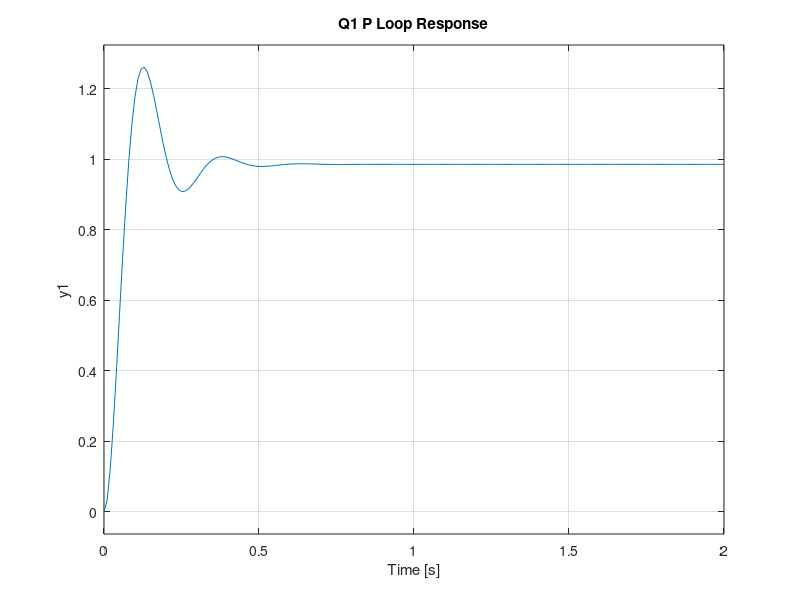

Source code (MATLAB): (Note: this script raises an error after producing the figure.)
% System variables
m = 1; % kg
k = 10; % N/m
b = 20; % Ns/m
F = 2; % N

% Open loop system
sys = tf([F], [m b k]);

% Plot the open loop response
step(sys)

% Create a P controller
pController = pid(350);

% Closed loop system with controller
T = feedback(pController*sys,1);

% Plot the response
step(T,0:0.01:2)
title("Q1 P Loop Response")

% Display the step info
response = stepinfo(T)
